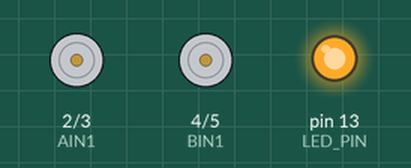
Recording of a sketch running on a simulated Arduino Mega 2560, built with avr-gcc and run on an emulated ATmega2560. On the bench: motor-driver pin pairs drawn as motors (green arrow = first pin HIGH = forward, orange = second pin HIGH = backward, longer = more drive), output pins drawn as LEDs (lit = HIGH). The audio player accepts every command and is not drawn; pins used as bus, display or sensor lines are not drawn.

Above: at 4.1 s.
At 4.9 s:
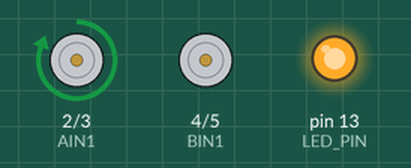
At 8.4 s:
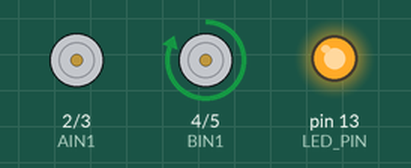
At 9.9 s:
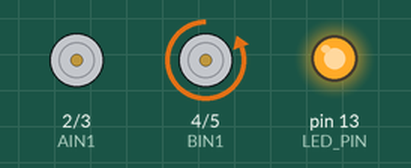
At 12.0 s:
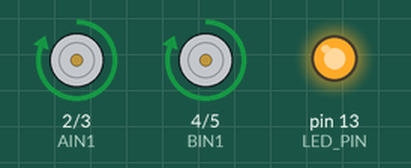
At 19.3 s:
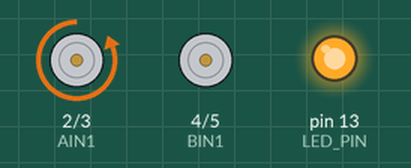
Timing chart, 0 to 20.7 s (numbered marks = the images above):
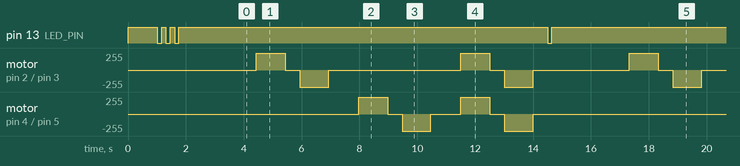

The sketch:

nano_Kitronik_DFPlayer.ino
```cpp
/*
 * Arduino Nano 33 BLE Sense Rev 1 + Kitronik 5108 + DFPlayer Mini
 * Runs a repeating motor demo with audio playback, powered by 3.7V LiPo.
 * Kevin Walker 21 Feb 2026
 *
 * Hardware Connections:
 *
 *   Nano 33 BLE          Kitronik 5108
 *   -----------          -------------
 *   D2  ──────────────── AIN1
 *   D3  ──────────────── AIN2
 *   D4  ──────────────── BIN1
 *   D5  ──────────────── BIN2
 *   D6  ──────────────── nSLEEP
 *   GND ──────────────── GND
 *                        Vcc ── LiPo 3.7V positive
 *                        GND ── LiPo negative
 *
 *   Nano 33 BLE          DFPlayer Mini
 *   -----------          -------------
 *   D0 (TX) ──────────── RX   (3.3V logic, no resistor needed)
 *   D1 (RX) ──────────── TX
 *   GND     ──────────── GND
 *                        VCC ── LiPo 3.7V positive (3.2-5.0V accepted)
 *                        SPK1 ── Speaker +
 *                        SPK2 ── Speaker -
 *
 *   Power the Nano via LiPo positive to the 5V pin, negative to GND.
 *
 * SD Card: FAT32 formatted, files named 0001.mp3, 0002.mp3, 0003.mp3 in root.
 *
 * Required Library:
 *   DFRobotDFPlayerMini (install via Arduino Library Manager)
 */

#include <DFRobotDFPlayerMini.h>

// Motor A pins
#define AIN1 2
#define AIN2 3

// Motor B pins
#define BIN1 4
#define BIN2 5

// DRV8833 nSLEEP pin
#define NSLEEP_PIN 6

#define LED_PIN LED_BUILTIN

// DFPlayer communicates over Serial1 (D0=RX, D1=TX on Nano 33 BLE)
DFRobotDFPlayerMini dfPlayer;
bool dfPlayerReady = false;

void setup() {
  // Motor pins LOW immediately to prevent spurious spinning during boot
  pinMode(AIN1, OUTPUT);  digitalWrite(AIN1, LOW);
  pinMode(AIN2, OUTPUT);  digitalWrite(AIN2, LOW);
  pinMode(BIN1, OUTPUT);  digitalWrite(BIN1, LOW);
  pinMode(BIN2, OUTPUT);  digitalWrite(BIN2, LOW);

  // Keep motor driver asleep until ready
  pinMode(NSLEEP_PIN, OUTPUT);
  digitalWrite(NSLEEP_PIN, LOW);

  // LED for status
  pinMode(LED_PIN, OUTPUT);
  digitalWrite(LED_PIN, HIGH); // OFF (active LOW)

  // Init DFPlayer on hardware Serial1
  Serial1.begin(9600);
  delay(500);

  if (dfPlayer.begin(Serial1)) {
    dfPlayerReady = true;
    dfPlayer.volume(20); // 0-30
  }

  // Blink LED: 3 times = all good, rapid blink = DFPlayer failed
  if (dfPlayerReady) {
    blinkLED(3);
  } else {
    for (int i = 0; i < 10; i++) blinkLED(1);
  }

  // Startup delay so you can set the robot down
  delay(2000);

  // Wake motor driver
  digitalWrite(NSLEEP_PIN, HIGH);
}

// Track index for cycling through the 3 audio files
int currentTrack = 1;

void playNextTrack() {
  if (!dfPlayerReady) return;
  dfPlayer.play(currentTrack);
  currentTrack++;
  if (currentTrack > 3) currentTrack = 1;
}

void loop() {
  // Play a track at the start of each cycle
  playNextTrack();
  delay(500);

  // Motor A forward
  motorForward('A');
  delay(1000);
  motorStop('A');
  delay(500);

  // Motor A reverse
  motorReverse('A');
  delay(1000);
  motorStop('A');
  delay(500);

  // Play next track
  playNextTrack();
  delay(500);

  // Motor B forward
  motorForward('B');
  delay(1000);
  motorStop('B');
  delay(500);

  // Motor B reverse
  motorReverse('B');
  delay(1000);
  motorStop('B');
  delay(500);

  // Play next track
  playNextTrack();
  delay(500);

  // Both forward
  motorForward('A');
  motorForward('B');
  delay(1000);
  motorStop('A');
  motorStop('B');
  delay(500);

  // Both reverse
  motorReverse('A');
  motorReverse('B');
  delay(1000);

  // Brake
  motorBrake('A');
  motorBrake('B');
  delay(500);

  // Stop and pause before next cycle
  motorStop('A');
  motorStop('B');

  // Blink LED to mark end of cycle
  blinkLED(1);

  delay(2000);
}

// ── Motor Control ──────────────────────────────────────────────

void motorForward(char motor) {
  if (motor == 'A') {
    digitalWrite(AIN1, HIGH);
    digitalWrite(AIN2, LOW);
  } else {
    digitalWrite(BIN1, HIGH);
    digitalWrite(BIN2, LOW);
  }
}

void motorReverse(char motor) {
  if (motor == 'A') {
    digitalWrite(AIN1, LOW);
    digitalWrite(AIN2, HIGH);
  } else {
    digitalWrite(BIN1, LOW);
    digitalWrite(BIN2, HIGH);
  }
}

void motorStop(char motor) {
  if (motor == 'A') {
    digitalWrite(AIN1, LOW);
    digitalWrite(AIN2, LOW);
  } else {
    digitalWrite(BIN1, LOW);
    digitalWrite(BIN2, LOW);
  }
}

void motorBrake(char motor) {
  if (motor == 'A') {
    digitalWrite(AIN1, HIGH);
    digitalWrite(AIN2, HIGH);
  } else {
    digitalWrite(BIN1, HIGH);
    digitalWrite(BIN2, HIGH);
  }
}

// ── LED ────────────────────────────────────────────────────────

void blinkLED(int times) {
  for (int i = 0; i < times; i++) {
    digitalWrite(LED_PIN, LOW);  // ON
    delay(150);
    digitalWrite(LED_PIN, HIGH); // OFF
    delay(150);
  }
}
```

Measured:
- by itself, pin 13 (LED_PIN): HIGH → LOW at 1.0 s, → HIGH 0.15 s later, → LOW 0.15 s later, → HIGH 0.15 s later, … (10 changes in this stretch)
- by itself, motor on pin 2 (AIN1) / pin 3 (AIN2): repeats every 12.9 s: stopped 0.50 s, backward 255/255 1.0 s, stopped 4.6 s, forward 255/255 1.0 s, stopped 0.50 s, backward 255/255 1.0 s, stopped 3.3 s, forward 255/255 1.0 s
- by itself, motor on pin 4 (BIN1) / pin 5 (BIN2): repeats every 12.9 s: stopped 0.50 s, backward 255/255 1.0 s, stopped 1.0 s, forward 255/255 1.0 s, stopped 0.50 s, backward 255/255 1.0 s, stopped 6.9 s, forward 255/255 1.0 s
